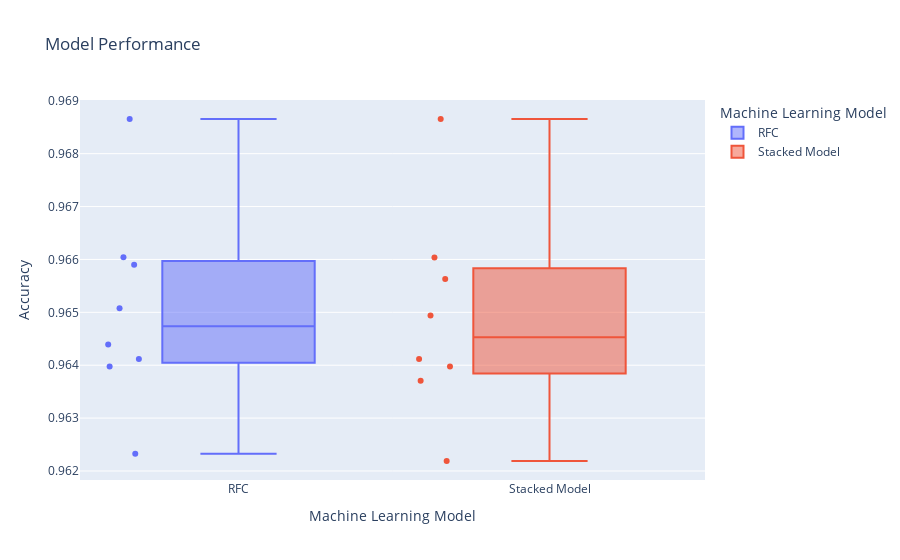

Here is the notebook cell this chart was saved with:
### Markdown cell above
Implementing 1st and 2nd Level for a Stacked Classifier

### Code cell
def get_stacking():
  # define the base models
  level0 = list()
  level0.append(("RFC",RandomForestClassifier()))

  # define meta learner model
  level1 = LogisticRegression()

  # define the stacking ensemble
  model = StackingClassifier(estimators=level0, final_estimator=level1, cv=5)

  return model

def base_models():
  models = dict()
  models["RFC"] = RandomForestClassifier()
  models["Stacked Model"] = get_stacking()
  return models

# Function to evaluate the list of models
def eval_models(model):
  cv = RepeatedKFold(n_splits=4, n_repeats=2, random_state=1)
  scores = cross_val_score(model, X_train, y_train,scoring='accuracy', cv=cv, n_jobs=-1,error_score='raise')
  return scores

models = base_models()


# evaluate the models and store results
results, names = list(), list()

for name, model in models.items():
  scores = eval_models(model)
  results.append(scores)
  names.append(name)
  print('>%s %.3f (%.3f)' % (name, scores.mean(), scores.std()))

# Create a DataFrame with results for all models
classmod1 = pd.DataFrame(np.transpose(results), columns = names)

# Melt the DataFrame for visualization
classmod1 = pd.melt(classmod1.reset_index(),id_vars='index',value_vars=names)

fig = px.box(classmod1, x="variable", y="value",color="variable",points='all',labels={"variable": "Machine Learning Model","value": "Accuracy"},title="Model Performance")
fig.show()

### Figure 1 — Plotly figure (JSON) as saved in the notebook; plotly's stock layout.template omitted (floating-point values rounded to 4 significant figures)
{"data": [{"alignmentgroup": "True", "boxpoints": "all", "hovertemplate": "Machine Learning Model=%{x}<br>Accuracy=%{y}<extra></extra>", "legendgroup": "RFC", "marker": {"color": "#636efa"}, "name": "RFC", "notched": false, "offsetgroup": "RFC", "orientation": "v", "showlegend": true, "type": "box", "x": ["RFC", "RFC", "RFC", "RFC", "RFC", "RFC", "RFC", "RFC"], "x0": " ", "xaxis": "x", "y": [0.9687, 0.9644, 0.9623, 0.9651, 0.966, 0.9641, 0.964, 0.9659], "y0": " ", "yaxis": "y"}, {"alignmentgroup": "True", "boxpoints": "all", "hovertemplate": "Machine Learning Model=%{x}<br>Accuracy=%{y}<extra></extra>", "legendgroup": "Stacked Model", "marker": {"color": "#EF553B"}, "name": "Stacked Model", "notched": false, "offsetgroup": "Stacked Model", "orientation": "v", "showlegend": true, "type": "box", "x": ["Stacked Model", "Stacked Model", "Stacked Model", "Stacked Model", "Stacked Model", "Stacked Model", "Stacked Model", "Stacked Model"], "x0": " ", "xaxis": "x", "y": [0.9687, 0.9637, 0.9622, 0.9649, 0.9656, 0.9641, 0.964, 0.966], "y0": " ", "yaxis": "y"}], "layout": {"boxmode": "overlay", "legend": {"title": {"text": "Machine Learning Model"}, "tracegroupgap": 0}, "title": {"text": "Model Performance"}, "xaxis": {"anchor": "y", "categoryarray": ["RFC", "Stacked Model"], "categoryorder": "array", "domain": [0, 1], "title": {"text": "Machine Learning Model"}}, "yaxis": {"anchor": "x", "domain": [0, 1], "title": {"text": "Accuracy"}}}}
